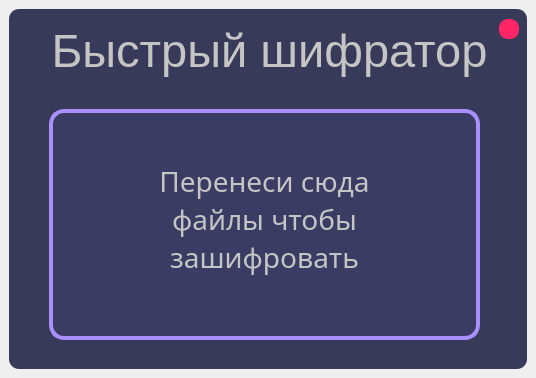
<?xml version="1.0" encoding="UTF-8"?>
<ui version="4.0">
 <class>MainWindow</class>
 <widget class="QMainWindow" name="MainWindow">
  <property name="geometry">
   <rect>
    <x>0</x>
    <y>0</y>
    <width>536</width>
    <height>378</height>
   </rect>
  </property>
  <property name="windowTitle">
   <string>MainWindow</string>
  </property>
  <widget class="QWidget" name="centralwidget">
   <layout class="QGridLayout" name="gridLayout">
    <item row="0" column="0">
     <widget class="QFrame" name="frame">
      <property name="styleSheet">
       <string notr="true">QFrame{
	background-color: rgb(56, 58, 89);
	color: rgb(197, 197, 197);
	border-radius: 10px;
}</string>
      </property>
      <property name="frameShape">
       <enum>QFrame::StyledPanel</enum>
      </property>
      <property name="frameShadow">
       <enum>QFrame::Raised</enum>
      </property>
      <widget class="QLabel" name="label">
       <property name="geometry">
        <rect>
         <x>5</x>
         <y>10</y>
         <width>511</width>
         <height>62</height>
        </rect>
       </property>
       <property name="font">
        <font>
         <family>Segoe UI</family>
         <pointsize>35</pointsize>
        </font>
       </property>
       <property name="layoutDirection">
        <enum>Qt::LeftToRight</enum>
       </property>
       <property name="text">
        <string>Быстрый шифратор</string>
       </property>
       <property name="alignment">
        <set>Qt::AlignCenter</set>
       </property>
      </widget>
      <widget class="QFrame" name="frame_2">
       <property name="geometry">
        <rect>
         <x>40</x>
         <y>100</y>
         <width>431</width>
         <height>231</height>
        </rect>
       </property>
       <property name="styleSheet">
        <string notr="true">QFrame{
	border: 4px solid rgb(170, 144, 255);
	border-radius: 15px;
	background-color: rgb(58,60, 100);
	color: rgb(197, 197, 197);
}
QFrame:hover{
	background-color: rgb(58,60, 100,150);
}</string>
       </property>
       <property name="frameShape">
        <enum>QFrame::StyledPanel</enum>
       </property>
       <property name="frameShadow">
        <enum>QFrame::Raised</enum>
       </property>
       <widget class="QLabel" name="label_2">
        <property name="geometry">
         <rect>
          <x>70</x>
          <y>40</y>
          <width>291</width>
          <height>141</height>
         </rect>
        </property>
        <property name="font">
         <font>
          <family>Segoe UI Light</family>
          <pointsize>21</pointsize>
         </font>
        </property>
        <property name="styleSheet">
         <string notr="true">QLabel{
border: none;
background-color: none;
}</string>
        </property>
        <property name="text">
         <string>Перенеси сюда файлы чтобы зашифровать</string>
        </property>
        <property name="alignment">
         <set>Qt::AlignCenter</set>
        </property>
        <property name="wordWrap">
         <bool>true</bool>
        </property>
       </widget>
      </widget>
      <widget class="QPushButton" name="exitButton">
       <property name="geometry">
        <rect>
         <x>490</x>
         <y>10</y>
         <width>20</width>
         <height>20</height>
        </rect>
       </property>
       <property name="minimumSize">
        <size>
         <width>20</width>
         <height>20</height>
        </size>
       </property>
       <property name="maximumSize">
        <size>
         <width>20</width>
         <height>20</height>
        </size>
       </property>
       <property name="baseSize">
        <size>
         <width>20</width>
         <height>20</height>
        </size>
       </property>
       <property name="styleSheet">
        <string notr="true">QPushButton{
	background-color: rgb(255, 37, 102);
    border-radius:9px;
}
QPushButton:hover{
	background-color: rgb(255, 37, 102,150);
}</string>
       </property>
       <property name="text">
        <string/>
       </property>
      </widget>
     </widget>
    </item>
   </layout>
  </widget>
 </widget>
 <resources/>
 <connections/>
</ui>
